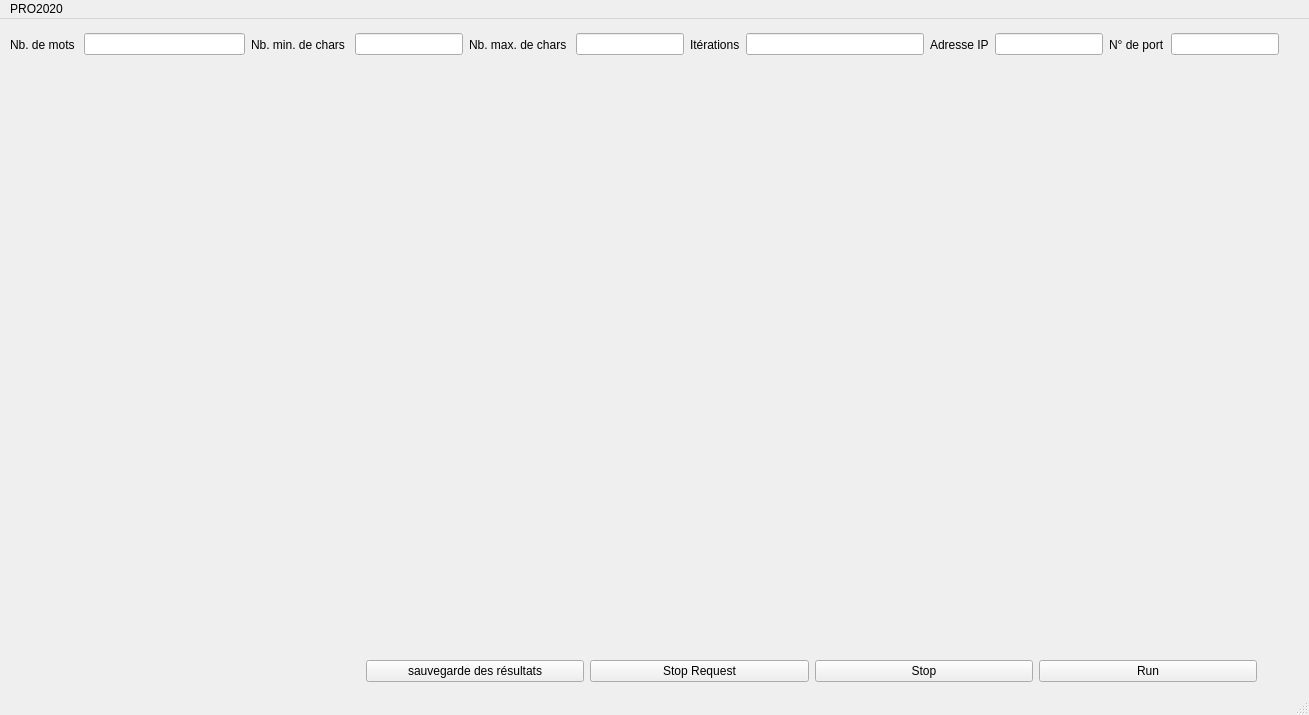
<?xml version="1.0" encoding="UTF-8"?>
<ui version="4.0">
 <class>ProtProp</class>
 <widget class="QMainWindow" name="ProtProp">
  <property name="geometry">
   <rect>
    <x>0</x>
    <y>0</y>
    <width>1309</width>
    <height>715</height>
   </rect>
  </property>
  <property name="windowTitle">
   <string>ProtProp</string>
  </property>
  <widget class="QWidget" name="centralwidget">
   <widget class="QCustomPlot" name="widget" native="true">
    <property name="geometry">
     <rect>
      <x>20</x>
      <y>50</y>
      <width>1271</width>
      <height>571</height>
     </rect>
    </property>
   </widget>
   <widget class="QWidget" name="layoutWidget">
    <property name="geometry">
     <rect>
      <x>366</x>
      <y>640</y>
      <width>891</width>
      <height>25</height>
     </rect>
    </property>
    <layout class="QHBoxLayout" name="horizontalLayout_6">
     <item>
      <widget class="QPushButton" name="btn_save_res">
       <property name="text">
        <string>sauvegarde des résultats</string>
       </property>
      </widget>
     </item>
     <item>
      <widget class="QPushButton" name="btn_save_actual">
       <property name="text">
        <string>Stop Request</string>
       </property>
      </widget>
     </item>
     <item>
      <widget class="QPushButton" name="btn_stop">
       <property name="text">
        <string>Stop</string>
       </property>
      </widget>
     </item>
     <item>
      <widget class="QPushButton" name="btn_run">
       <property name="text">
        <string>Run</string>
       </property>
      </widget>
     </item>
    </layout>
   </widget>
   <widget class="QWidget" name="layoutWidget">
    <property name="geometry">
     <rect>
      <x>10</x>
      <y>10</y>
      <width>1269</width>
      <height>31</height>
     </rect>
    </property>
    <layout class="QHBoxLayout" name="horizontalLayout">
     <item>
      <layout class="QHBoxLayout" name="horizontalLayout_5">
       <item>
        <widget class="QLabel" name="label">
         <property name="text">
          <string>Nb. de mots </string>
         </property>
        </widget>
       </item>
       <item>
        <widget class="QLineEdit" name="nbWords"/>
       </item>
      </layout>
     </item>
     <item>
      <layout class="QHBoxLayout" name="horizontalLayout_4">
       <item>
        <widget class="QLabel" name="label_7">
         <property name="text">
          <string>Nb. min. de chars </string>
         </property>
        </widget>
       </item>
       <item>
        <widget class="QLineEdit" name="CharMin"/>
       </item>
       <item>
        <widget class="QLabel" name="label_2">
         <property name="text">
          <string>Nb. max. de chars </string>
         </property>
        </widget>
       </item>
       <item>
        <widget class="QLineEdit" name="CharMax"/>
       </item>
      </layout>
     </item>
     <item>
      <layout class="QHBoxLayout" name="horizontalLayout_3">
       <item>
        <widget class="QLabel" name="label_4">
         <property name="text">
          <string>Itérations</string>
         </property>
        </widget>
       </item>
       <item>
        <widget class="QLineEdit" name="iterations"/>
       </item>
      </layout>
     </item>
     <item>
      <layout class="QHBoxLayout" name="horizontalLayout_2">
       <item>
        <widget class="QLabel" name="label_3">
         <property name="text">
          <string>Adresse IP</string>
         </property>
        </widget>
       </item>
       <item>
        <widget class="QLineEdit" name="IP"/>
       </item>
       <item>
        <widget class="QLabel" name="label_5">
         <property name="text">
          <string>N° de port</string>
         </property>
        </widget>
       </item>
       <item>
        <widget class="QLineEdit" name="port"/>
       </item>
      </layout>
     </item>
    </layout>
   </widget>
  </widget>
  <widget class="QMenuBar" name="menubar">
   <property name="geometry">
    <rect>
     <x>0</x>
     <y>0</y>
     <width>1309</width>
     <height>20</height>
    </rect>
   </property>
   <widget class="QMenu" name="menuTest">
    <property name="title">
     <string>PRO2020</string>
    </property>
   </widget>
   <addaction name="menuTest"/>
  </widget>
  <widget class="QStatusBar" name="statusbar"/>
 </widget>
 <customwidgets>
  <customwidget>
   <class>QCustomPlot</class>
   <extends>QWidget</extends>
   <header>qcustomplot.h</header>
   <container>1</container>
  </customwidget>
 </customwidgets>
 <resources/>
 <connections/>
</ui>
